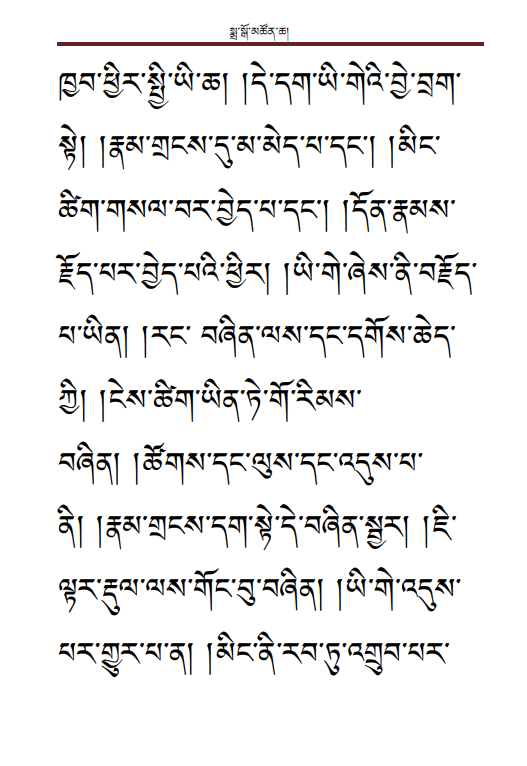
#> input picture playground/ocr/ocr_test_img1.png, 527 x 766 px
$ python -i trace.py   (imports and definitions only)
#> lines starting #> are read from the running program, lines starting #| are printed output that depends on the picture; after the words box and inside, x2 and y2 are one past the last pixel; in counts of white or black regions, pixels touching at a corner belong together
#> further down, picture is the input picture: PIL image 527x766 RGBA; mean R, G, B, A 237.2, 236.9, 236.9, 255
"""Grading a traced Tibetan letter.

OCR is tried first, but it only reads about 18 of the 30 consonants back
correctly and fails the same ones every time — ཆ, ཉ, ཏ, བ, ཙ, ཚ and འ come back
empty or as another script entirely, under every font tested. Relying on it
alone would leave those letters permanently unpassable no matter how well they
were drawn.

So when OCR cannot read the drawing, the shape is compared against the target
glyph instead. Both are reduced to a normalised ink mask and scored by overlap,
which is deterministic, instant, and works for every letter.
"""

import io
import os
from typing import Optional, Tuple

from PIL import Image, ImageChops, ImageDraw, ImageFilter, ImageFont

# The vendored font comes first and is the only entry that exists everywhere.
# Relying on system fonts alone meant this module worked on the developer's
# Windows box and silently failed on a Linux container: no font resolves, the
# ghost endpoint 404s, and every traced letter scores zero because the
# reference glyph cannot be rendered. Noto Serif Tibetan is OFL-licensed, so
# shipping it in the image is permitted.
#
# Putting it first also makes development and production identical, which
# matters more than which font it is: the ghost the learner traces is rendered
# from this same list, so grading compares a drawing against the glyph that was
# actually shown. The threshold holds because it was calibrated on that
# agreement, not on any particular typeface. The rest are fallbacks for a
# checkout where the vendored file is missing.
_VENDORED_FONT = os.path.join(os.path.dirname(__file__), "data", "fonts",
                              "NotoSerifTibetan-Regular.ttf")

FONT_CANDIDATES = [
    _VENDORED_FONT,
    "C:/Windows/Fonts/Monlam Uni OuChan1.ttf",
    "C:/Windows/Fonts/himalaya.ttf",
    "C:/Windows/Fonts/Monlam Uni Sans Serif.ttf",
    # Debian/Ubuntu system locations, if the image installs fonts-noto instead.
    "/usr/share/fonts/truetype/noto/NotoSerifTibetan-Regular.ttf",
]

# Masks are compared at this resolution after being cropped and rescaled, so
# the score does not depend on where or how large the letter was drawn.
MASK_SIZE = 64

# Handwriting never lands exactly on the glyph outline, so both masks are
# thickened before comparison to allow some slack.
DILATE = 5

# Overlap above this counts as a recognisable attempt.
#
# Since the ghost is now rendered from this same font, a simulated trace of it
# scores 0.91 to 1.00 across all thirty letters even when offset by ten pixels
# and rescaled. Confusable pairs peak at 0.84 (བ against ཕ), so on those numbers
# alone 0.85 would separate perfectly.
#
# It is deliberately lower than that. Those figures come from filled glyphs,
# while a learner draws a thin twelve-pixel stroke along the glyph's centre,
# which necessarily overlaps a solid reference less. Pitching at the simulated
# optimum would reject real tracing — the failure this fallback exists to avoid.
# 0.70 keeps that margin while still rejecting the weaker confusions. Worth
# re-tuning against genuine handwriting once there is some to measure.
THRESHOLD = 0.70


# [5 lines left out: function _font_path, not called in this run]


def _to_mask(img: Image.Image) -> Optional[Image.Image]:
    """Reduce an image to a normalised binary ink mask, or None if it is blank."""
    # Drawings arrive with a transparent background; flatten onto white first.
    if img.mode in ("RGBA", "LA", "P"):
        img = img.convert("RGBA")
        flat = Image.new("RGB", img.size, "white")
#> flat: PIL image 527x766 RGB; every value is 255
        flat.paste(img, mask=img.split()[-1])
        img = flat

    grey = img.convert("L")
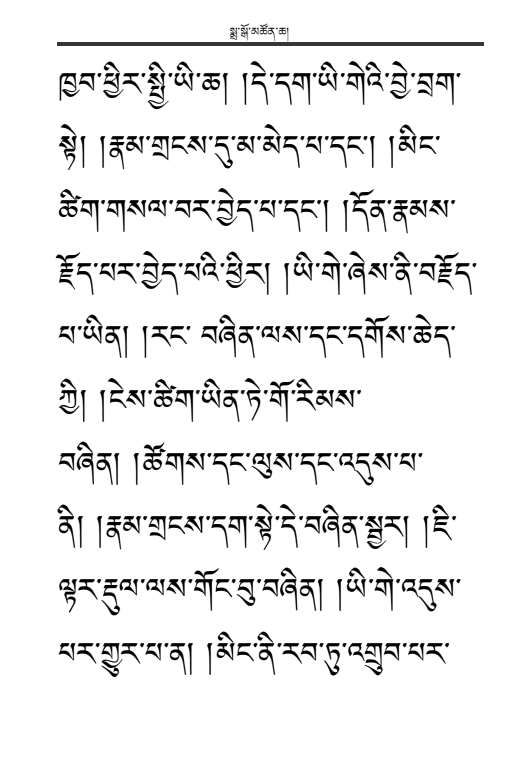
#> grey: PIL image 527x766 L; min 0, max 255, mean 237
    ink = grey.point(lambda p: 255 if p < 128 else 0, mode="L")
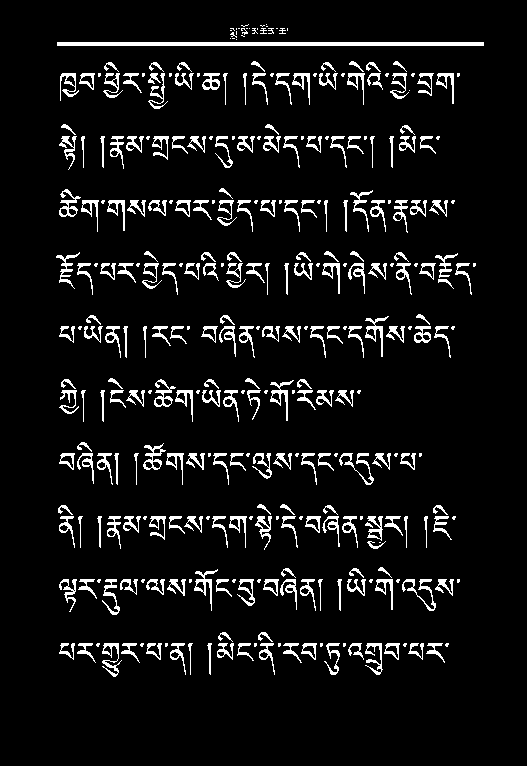
#> ink: PIL image 527x766 L; 7.1% white; 330 white regions (100 under 20 px), largest, box (x1, y1, x2, y2) and area: (57, 42, 484, 46) 1708, (402, 579, 436, 611) 256, (339, 453, 374, 485) 253

    box = ink.getbbox()
#> box = (56, 24, 484, 677)
    if not box:
        return None

    ink = ink.crop(box).resize((MASK_SIZE, MASK_SIZE), Image.LANCZOS)
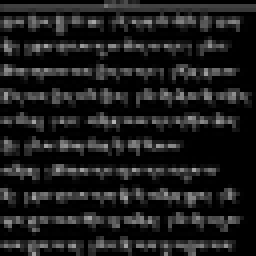
#> ink: PIL image 64x64 L (shown 4 times larger); min 0, max 178, mean 28.3
    ink = ink.point(lambda p: 255 if p > 60 else 0, mode="L")
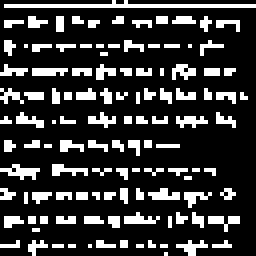
#> ink: PIL image 64x64 L (shown 4 times larger); 20.7% white in thin lines or dots
    return ink.filter(ImageFilter.MaxFilter(DILATE))
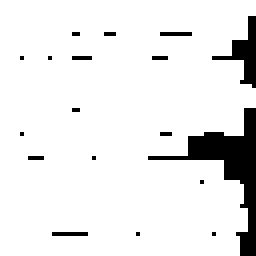
#> returned value: PIL image 64x64 L (shown 4 times larger); 91.4% white; 18 black regions (16 under 20 px), largest, box (x1, y1, x2, y2) and area: (37, 27, 64, 64) 238, (53, 4, 64, 22) 67


def _count(mask: Image.Image) -> int:
    return sum(1 for p in mask.getdata() if p > 0)


# [123 lines left out: functions _render_target, ghost_png, shape_score, flatten_to_white, is_blank, grade, not called in this run]

>>> from PIL import Image
>>> picture = Image.open('../../playground/ocr/ocr_test_img1.png')
>>> result = _to_mask(picture)
